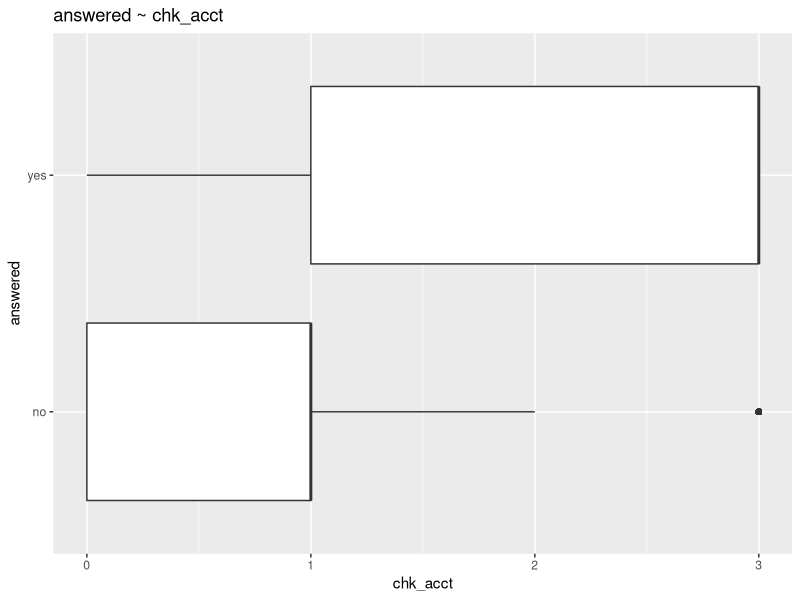
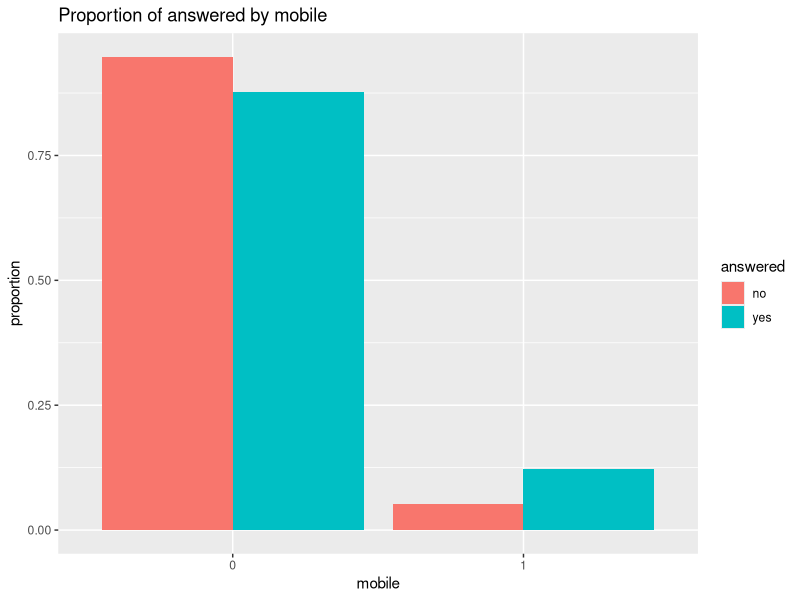

Recreate these plots in R, in order.
## ---- chunk 1
knitr::opts_chunk$set(echo = TRUE)
library(tidyverse)

## ---- chunk 2
d <- read_csv("adviseinvest_dirty.csv")

glimpse(d)

summary(d)
## ---- chunk 3
d <- d %>%
  mutate(job = factor(job),
         product = factor(product))
## ---- chunk 4
d <- d %>%
  filter(income > 0,
         num_accts < 5,
         !is.na(new_car))

summary(d)
## ---- chunk 5
mean(d$answered)
## ---- chunk 6
d %>%
  mutate(answered = factor(ifelse(answered==0, "no", "yes"))) %>%
  ggplot(aes(answered, chk_acct)) + 
  geom_boxplot() +
  coord_flip() +
  labs(title = "answered ~ chk_acct")
## ---- chunk 7
d %>%
  mutate(answered = factor(ifelse(answered==0, "no", "yes")),
         mobile = factor(mobile)) %>%
  count(mobile, answered) %>%
  group_by(answered) %>%
  mutate(proportion = n / sum(n)) %>%
  ggplot(aes(mobile, proportion, fill = answered)) + 
  geom_bar(stat="identity", position = "dodge") +
  labs(title = "Proportion of answered by mobile")
